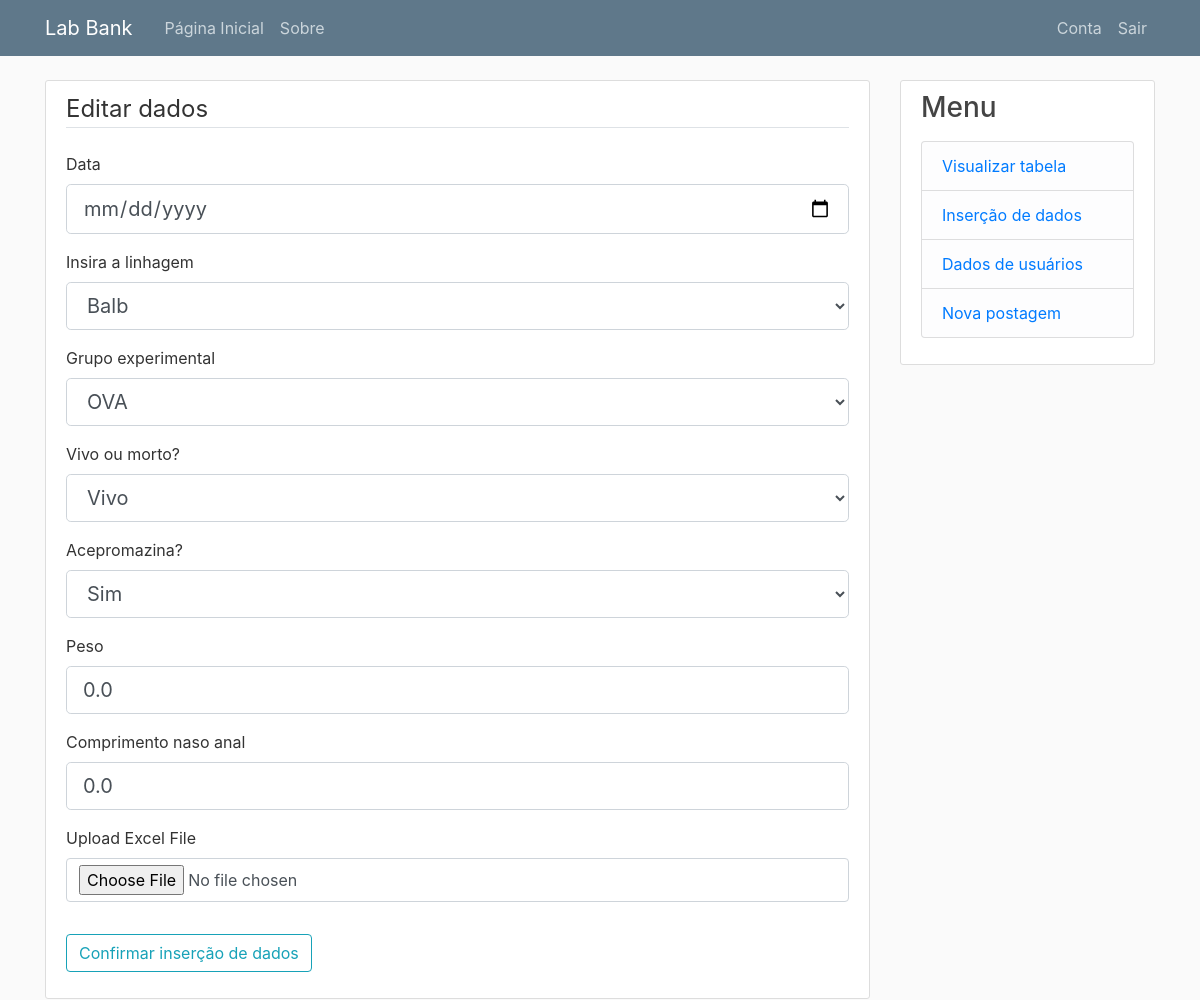
Page /table/1/update/ (signed in) on the committed database.
### lab_bank/models.py (models this page shows)
class Subject(db.Model):
    id = db.Column(db.Integer, primary_key=True)
    date = db.Column(db.Date, nullable=False)
    lineage = db.Column(db.Text)
    ova_or_control = db.Column(db.Text)
    dead_or_alive = db.Column(db.Text)
    acepromazine = db.Column(db.Text)
    weight = db.Column(db.Float)
    naso_anal_length = db.Column(db.Float)
    user_id = db.Column(db.Integer, db.ForeignKey('user.id'), nullable=False)
    date_created = db.Column(db.DateTime, nullable=False, default=datetime.now(pytz.timezone('America/Sao_Paulo')))
    excel_file_path = db.Column(db.String(200))

### lab_bank/table/routes.py (the view)
@table.route('/table/<int:subject_id>/update/', methods=['GET', 'POST'])
@login_required
def update_data(subject_id):
    subject = Subject.query.get_or_404(subject_id)
    if subject.user_id != current_user.id:
        abort(403)
    form = InsertDataForm()
    if form.validate_on_submit():
        subject.lineage = form.lineage.data
        subject.date = form.date.data
        subject.ova_or_control = form.ova_or_control.data
        subject.dead_or_alive = form.dead_or_alive.data
        subject.acepromazine = form.acepromazine.data
        subject.weight = form.weight.data
        subject.naso_anal_length = form.naso_anal_length.data
        db.session.commit()
        flash('Edição bem sucedida', 'success')
        return redirect(url_for('table.display_table'))
    elif request.method == 'GET':
        form.lineage.data = subject.lineage
        form.ova_or_control.data = subject.ova_or_control
        form.dead_or_alive.data = subject.dead_or_alive
        form.acepromazine.data = subject.acepromazine
        form.weight.data = subject.weight
        form.naso_anal_length.data = subject.naso_anal_length
    return render_template('insert_data.html', title='Editar dados', form = form, legend = 'Editar dados')

### lab_bank/table/forms.py
class InsertDataForm(FlaskForm):
    date = DateField('Data', format='%Y-%m-%d', validators=[DataRequired()])
    lineage = SelectField('Insira a linhagem', choices=[('Balb', 'Balb'), ('Outros', 'Outros')], default='Balb')
    other_lineage = StringField('Especificar linhagem', render_kw={'placeholder': 'Especifique aqui...'})
    ova_or_control = SelectField('Grupo experimental', choices=[('OVA', 'OVA'), ('Controle', 'Controle'), ('Outros', 'Outros')], default='OVA')
    other_ova_or_control = StringField('Especificar', render_kw={'placeholder': 'Especifique aqui...'})
    dead_or_alive = SelectField('Vivo ou morto?', choices=[('Vivo', 'Vivo'), ('Morto', 'Morto')], default='Vivo')
    acepromazine = SelectField('Acepromazina?', choices=[('Sim', 'Sim'), ('Não', 'Não'), ('Outros', 'Outros')], default='Sim')
    other_acepromazine = StringField('Especificar', render_kw={'placeholder': 'Especifique aqui...'})
    weight = FloatField('Peso', default=0)
    naso_anal_length = FloatField('Comprimento naso anal', default=0)
    excel_file = FileField('Upload Excel File', validators=[DataRequired()])
    submit = SubmitField('Confirmar inserção de dados')

### lab_bank/models.py (called while the page is built)
@login_manager.user_loader
def load_user(user_id):
    return User.query.get(int(user_id))

### lab_bank/templates/insert_data.html (shortened to what this page needs)
{% extends 'layout.html' %}
{% block content %}
    <div class='content-section'>
        <form method='POST' action=''>
            <fieldset class='form-group'>
                <legend class='border-bottom mb-4'>{{ legend }}</legend>
                <div class='form-group'>
                    {{ form.date.label(class='form-control-label') }}
                    {% if form.date.errors %}
                        {{ form.date(class='form-control form-control-lg is-invalid') }}
                        <div class="invalid-feedback">
                            {% for error in form.date.errors %}
                                <span>{{ error }}</span>
                            {% endfor %}
                        </div>
                    {% else %}
                        {{ form.date(class='form-control form-control-lg') }}
                    {% endif %}
                </div>
                <div class='form-group'>
                    {{ form.lineage.label(class='form-control-label') }}
                    {% if form.lineage.errors %}
                        {{ form.lineage(class='form-control form-control-lg is-invalid', onchange="toggleOtherInput('lineage')") }}
                        <div class="invalid-feedback">
                            {% for error in form.lineage.errors %}
                                <span>{{ error }}</span>
                            {% endfor %}
                        </div>
                    {% else %}
                        {{ form.lineage(class='form-control form-control-lg', onchange="toggleOtherInput('lineage')") }}
                    {% endif %}
                </div>
                <div class='form-group'>
                    {{ form.ova_or_control.label(class='form-control-label') }}
                    {% if form.ova_or_control.errors %}
                        {{ form.ova_or_control(class='form-control form-control-lg is-invalid', onchange="toggleOtherInput('ova_or_control')") }}
                        <div class="invalid-feedback">
                            {% for error in form.ova_or_control.errors %}
                                <span>{{ error }}</span>
                            {% endfor %}
                        </div>
                    {% else %}
                        {{ form.ova_or_control(class='form-control form-control-lg', onchange="toggleOtherInput('ova_or_control')") }}
                    {% endif %}
                </div>
                <div class='form-group'>
                    {{ form.dead_or_alive.label(class='form-control-label') }}
                    {% if form.dead_or_alive.errors %}
                        {{ form.dead_or_alive(class='form-control form-control-lg is-invalid') }}
                        <div class="invalid-feedback">
                            {% for error in form.dead_or_alive.errors %}
                                <span>{{ error }}</span>
                            {% endfor %}
                        </div>
                    {% else %}
                        {{ form.dead_or_alive(class='form-control form-control-lg') }}
                    {% endif %}
                </div>
                <div class='form-group'>
                    {{ form.acepromazine.label(class='form-control-label') }}
                    {% if form.acepromazine.errors %}
                        {{ form.acepromazine(class='form-control form-control-lg is-invalid', onchange="toggleOtherInput('acepromazine')") }}
                        <div class="invalid-feedback">
                            {% for error in form.acepromazine.errors %}
                                <span>{{ error }}</span>
                            {% endfor %}
                        </div>
                    {% else %}
                        {{ form.acepromazine(class='form-control form-control-lg', onchange="toggleOtherInput('acepromazine')") }}
                    {% endif %}
                </div>
                <div class='form-group'>
                    {{ form.weight.label(class='form-control-label') }}
                    {% if form.weight.errors %}
                        {{ form.weight(class='form-control form-control-lg is-invalid') }}
                        <div class="invalid-feedback">
                            {% for error in form.weight.errors %}
                                <span>{{ error }}</span>
                            {% endfor %}
                        </div>
                    {% else %}
                        {{ form.weight(class='form-control form-control-lg') }}
                    {% endif %}
                </div>
                <div class='form-group'>
                    {{ form.naso_anal_length.label(class='form-control-label') }}
                    {% if form.naso_anal_length.errors %}
                        {{ form.naso_anal_length(class='form-control form-control-lg is-invalid') }}
                        <div class="invalid-feedback">
                            {% for error in form.naso_anal_length.errors %}
                                <span>{{ error }}</span>
                            {% endfor %}
                        </div>
                    {% else %}
                        {{ form.naso_anal_length(class='form-control form-control-lg') }}
                    {% endif %}
                </div>
				<div class='form-group'>
					<label for="excel_file" class='form-control-label'>Upload Excel File</label>
					<input type="file" name="excel_file" class="form-control" accept=".xls,.xlsx">
				</div>
            </fieldset>
            <div class='form-group'>
                {{ form.submit(class='btn btn-outline-info') }}
            </div>
        </form>
    </div>
{% endblock %}

### lab_bank/static/main.css (style rules this page uses)
body { background: #fafafa; color: #333333; margin-top: 5rem; }
.content-section { background: #ffffff; padding: 10px 20px; border: 1px solid #dddddd; border-radius: 3px; margin-bottom: 20px; }

### rows in the picture
Subject: lineage "Balb", ova_or_control "OVA", dead_or_alive "Vivo", acepromazine "Sim", weight "0.0", naso_anal_length "0.0"

### other values in the picture
{{ legend }} "Editar dados"
